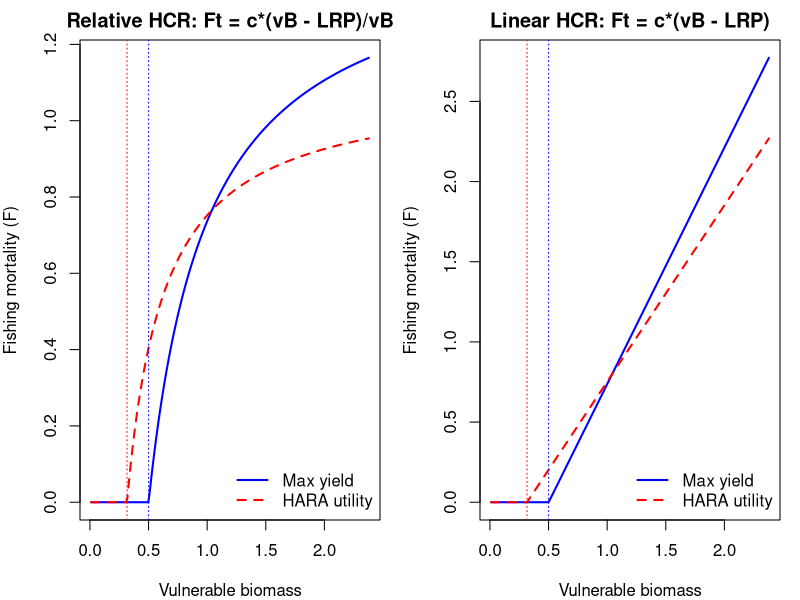
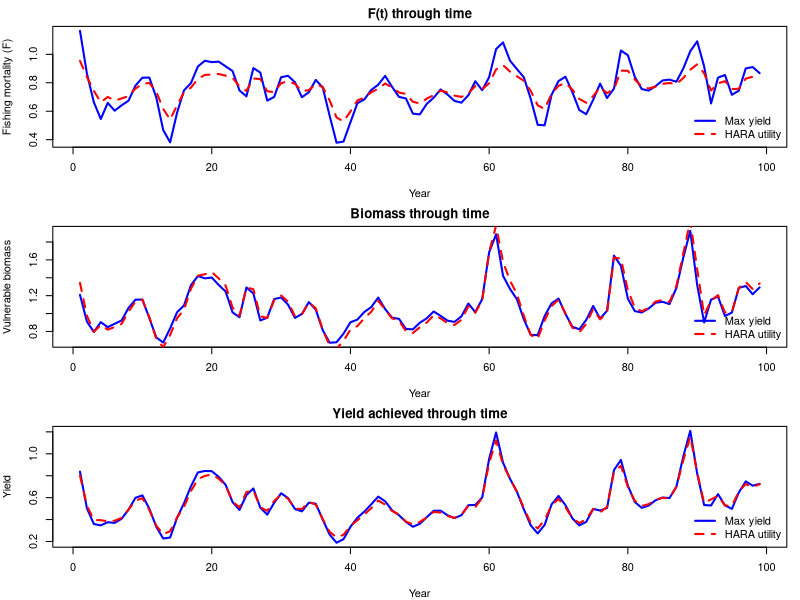
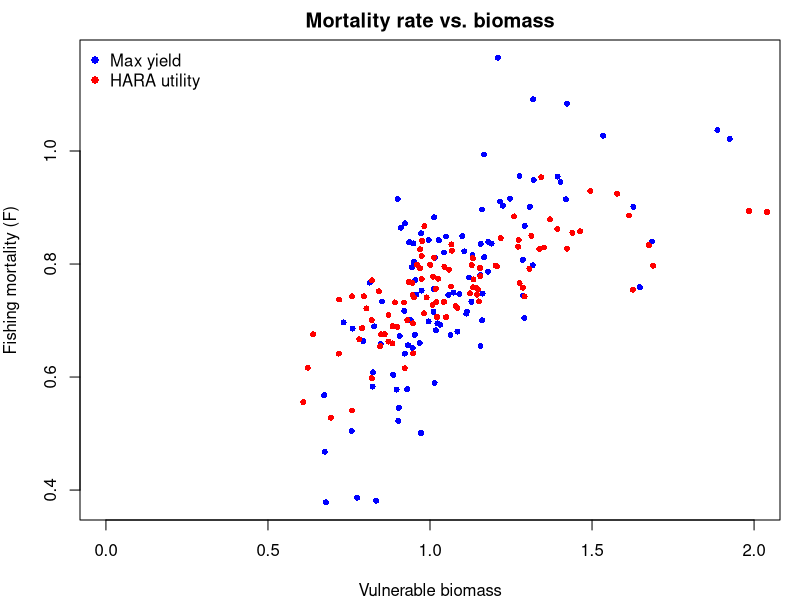

Here is the R script that generated these plots, in order:
# life history inputs
vul <- c(0.05, 0.174, 0.571, 0.899, 1.000, 0.6)
wa <- c(0.05, 0.104, 0.145, 0.186, 0.212, 0.253)
mat <- c(0.05, 0.20, 0.82, 0.99, 1.00, 1.00)
M <- 0.4
n_ages <- length(mat)

# survivorship
lo <- numeric(n_ages)
lo[1] <- 1
for (i in 2:n_ages) lo[i] <- lo[i - 1] * exp(-M)
lo[n_ages] <- lo[n_ages - 1] / (1 - exp(-M))

# recruitment params
Ro <- 10
recK <- 5
sbro <- sum(lo * mat * wa)
ln_alpha <- log(recK / sbro)
br <- (ln_alpha + log(sbro)) / (Ro * sbro)
ninit <- Ro * lo

# simulation settings
n_years <- 100
sdr <- 0.6
set.seed(199)
wt <- rnorm(n_years - 1, 0, sdr)

# objective function using Ft = cslope * (vb - lrp)/vb
get_yield_hcr <- function(par, wt, upow) {
  lrp <- par[1]
  cslope <- par[2]

  log_n <- matrix(-Inf, nrow = n_years, ncol = n_ages)
  log_n[1, ] <- log(ninit)
  ssb <- yield <- vul_bio <- numeric(n_years)
  ssb[1] <- sum(exp(log_n[1, ]) * mat * wa)
  vul_bio[1] <- sum(exp(log_n[1, ]) * wa * vul)

  for (t in 2:n_years) {
    Ft <- max(0, cslope * (vul_bio[t - 1] - lrp) / vul_bio[t - 1])
    Zt <- Ft * vul + M
    log_n[t, 1] <- ln_alpha + log(ssb[t - 1]) - br * ssb[t - 1] + wt[t - 1]
    for (a in 2:n_ages) {
      log_n[t, a] <- log_n[t - 1, a - 1] - Zt[a - 1]
    }
    log_n[t, n_ages] <- log(
      exp(log_n[t, n_ages]) +
        exp(log_n[t - 1, n_ages]) * exp(-Zt[n_ages])
    )
    ssb[t] <- sum(exp(log_n[t, ]) * mat * wa)
    vul_bio[t] <- sum(exp(log_n[t, ]) * wa * vul)
    yield[t] <- sum(exp(log_n[t, ]) * wa * Ft * vul / Zt * (1 - exp(-Zt)))
  }
  -mean((yield[-1])^upow)
}

# thinking abou hyperbolic absolute risk aversion (HARA)
# https://en.wikipedia.org/wiki/Hyperbolic_absolute_risk_aversion
get_upow <- function(certainty, high, low = 0, p = 0.5) {
  log(p) / log(certainty / high)
}

# Example: prefers 20 fish for sure vs. 0/200 gamble at 50-50 odds
get_upow(20, 50)

# upow = 1 (max yield objective)
# upow --> 0 stronger risk aversion 

opt_yield <- optim(c(0, 0), get_yield_hcr,
  wt = wt, upow = 1 # max yield
)

# optimize for upow = 0.6 risk-averse (HARA utility)
opt_hara <- optim(c(0, 0), get_yield_hcr,
                  wt = wt, upow = 0.6
)

# extract parameters
lrp_yield <- opt_yield$par[1]
cslope_yield <- opt_yield$par[2]
lrp_hara <- opt_hara$par[1]
cslope_hara <- opt_hara$par[2]

# Create biomass values
xvals <- seq(0.01, sum(ninit * wa * vul), length.out = 200)

# Relative HCRs (your rule)
F_yield <- ifelse(xvals > lrp_yield,
                  cslope_yield * (xvals - lrp_yield) / xvals, 0
)
F_hara <- ifelse(xvals > lrp_hara,
                 cslope_hara * (xvals - lrp_hara) / xvals, 0
)

# linear HCRs
F_yield_lin <- ifelse(xvals > lrp_yield,
                      cslope_yield * (xvals - lrp_yield), 0
)
F_hara_lin <- ifelse(xvals > lrp_hara,
                     cslope_hara * (xvals - lrp_hara), 0
)

# plot
par(mfrow = c(1, 2), mar = c(4, 4, 2, 1))

# Panel 1: Relative (space we optimized in)
plot(xvals, F_yield,
     type = "l", lwd = 2, col = "blue",
     xlab = "Vulnerable biomass", ylab = "Fishing mortality (F)",
     main = "Relative HCR: Ft = c*(vB - LRP)/vB", 
     ylim = c(0, max(F_yield, F_hara))
)
lines(xvals, F_hara, col = "red", lwd = 2, lty = 2)
abline(v = lrp_yield, col = "blue", lty = 3)
abline(v = lrp_hara, col = "red", lty = 3)
legend("bottomright",
       legend = c("Max yield", "HARA utility"),
       col = c("blue", "red"), lty = c(1, 2), lwd = 2, bty = "n"
)

# Panel 2: Linear (space stakeholders and managers want to see)
plot(xvals, F_yield_lin,
     type = "l", lwd = 2, col = "blue",
     xlab = "Vulnerable biomass", ylab = "Fishing mortality (F)",
     main = "Linear HCR: Ft = c*(vB - LRP)", 
     ylim = c(0, max(F_yield_lin, F_hara_lin))
)
lines(xvals, F_hara_lin, col = "red", lwd = 2, lty = 2)
abline(v = lrp_yield, col = "blue", lty = 3)
abline(v = lrp_hara, col = "red", lty = 3)
legend("bottomright",
       legend = c("Max yield", "HARA utility"),
       col = c("blue", "red"), lty = c(1, 2), lwd = 2, bty = "n"
)

# simulate dynamics
simulate_dynamics <- function(lrp, cslope, wt) {
  log_n <- matrix(-Inf, nrow = n_years, ncol = n_ages)
  log_n[1, ] <- log(ninit)
  ssb <- yield <- vul_bio <- F_out <- numeric(n_years)
  ssb[1] <- sum(exp(log_n[1, ]) * mat * wa)
  vul_bio[1] <- sum(exp(log_n[1, ]) * wa * vul)
  for (t in 2:n_years) {
    Ft <- max(0, cslope * (vul_bio[t - 1] - lrp) / vul_bio[t - 1])
    Zt <- Ft * vul + M
    F_out[t] <- Ft
    log_n[t, 1] <- ln_alpha + log(ssb[t - 1]) - br * ssb[t - 1] + wt[t - 1]
    for (a in 2:n_ages) {
      log_n[t, a] <- log_n[t - 1, a - 1] - Zt[a - 1]
    }
    log_n[t, n_ages] <- log(
      exp(log_n[t, n_ages]) +
        exp(log_n[t - 1, n_ages]) * exp(-Zt[n_ages])
    )
    ssb[t] <- sum(exp(log_n[t, ]) * mat * wa)
    vul_bio[t] <- sum(exp(log_n[t, ]) * wa * vul)
    yield[t] <- sum(exp(log_n[t, ]) * wa * Ft * vul / Zt * (1 - exp(-Zt)))
  }
  list(vul_bio = vul_bio, yield = yield, F = F_out)
}

# simulate under each rule
dyn_yield <- simulate_dynamics(lrp_yield, cslope_yield, wt)
dyn_hara  <- simulate_dynamics(lrp_hara, cslope_hara, wt)

# plot biomass, yield, and fishing mortality
par(mfrow = c(3, 1), mar = c(4, 4, 2, 1))

# 1. Fishing mortality
plot(dyn_yield$F[-1], type = "l", col = "blue", lwd = 2,
     ylab = "Fishing mortality (F)", xlab = "Year", main = "F(t) through time")
lines(dyn_hara$F[-1], col = "red", lwd = 2, lty = 2)
legend("bottomright", legend = c("Max yield", "HARA utility"),
       col = c("blue", "red"), lty = c(1, 2), lwd = 2, bty = "n")

# 2. Vulnerable biomass
plot(dyn_yield$vul_bio[-1], type = "l", col = "blue", lwd = 2,
     ylab = "Vulnerable biomass", xlab = "Year", main = "Biomass through time")
lines(dyn_hara$vul_bio[-1], col = "red", lwd = 2, lty = 2)
legend("bottomright", legend = c("Max yield", "HARA utility"),
       col = c("blue", "red"), lty = c(1, 2), lwd = 2, bty = "n")

# 3. Yield
plot(dyn_yield$yield[-1], type = "l", col = "blue", lwd = 2,
     ylab = "Yield", xlab = "Year", main = "Yield achieved through time")
lines(dyn_hara$yield[-1], col = "red", lwd = 2, lty = 2)
legend("bottomright", legend = c("Max yield", "HARA utility"),
       col = c("blue", "red"), lty = c(1, 2), lwd = 2, bty = "n")

# plot F(t) vs. vulnerable biomass
par(mfrow=c(1,1))
plot(dyn_yield$vul_bio[-1], dyn_yield$F[-1], col = "blue", pch = 16,
     xlab = "Vulnerable biomass", ylab = "Fishing mortality (F)",
     main = "Mortality rate vs. biomass", xlim = c(0, 2.0), cex = 0.8)
points(dyn_hara$vul_bio[-1], dyn_hara$F[-1], col = "red", pch = 16, cex = 0.8)
legend("topleft", legend = c("Max yield", "HARA utility"),
       col = c("blue", "red"), pch = 16, bty = "n")

#----------------------------
# Some stuff to discuss  
# Dynamic programming solutions from 1975-1990s show these general findings
# Parama, Walters, Hilborn, more Walters, etc.
# Gives you a means to manage a dynamic fishery via a feedback policy
# Which policy is more sustainable? 
# Could you do this with more complex objective functions? yes, but likely requires
# simulation (like MSE) or something similar, also...
# A point about overcapitalization and the so-called precautionary approach